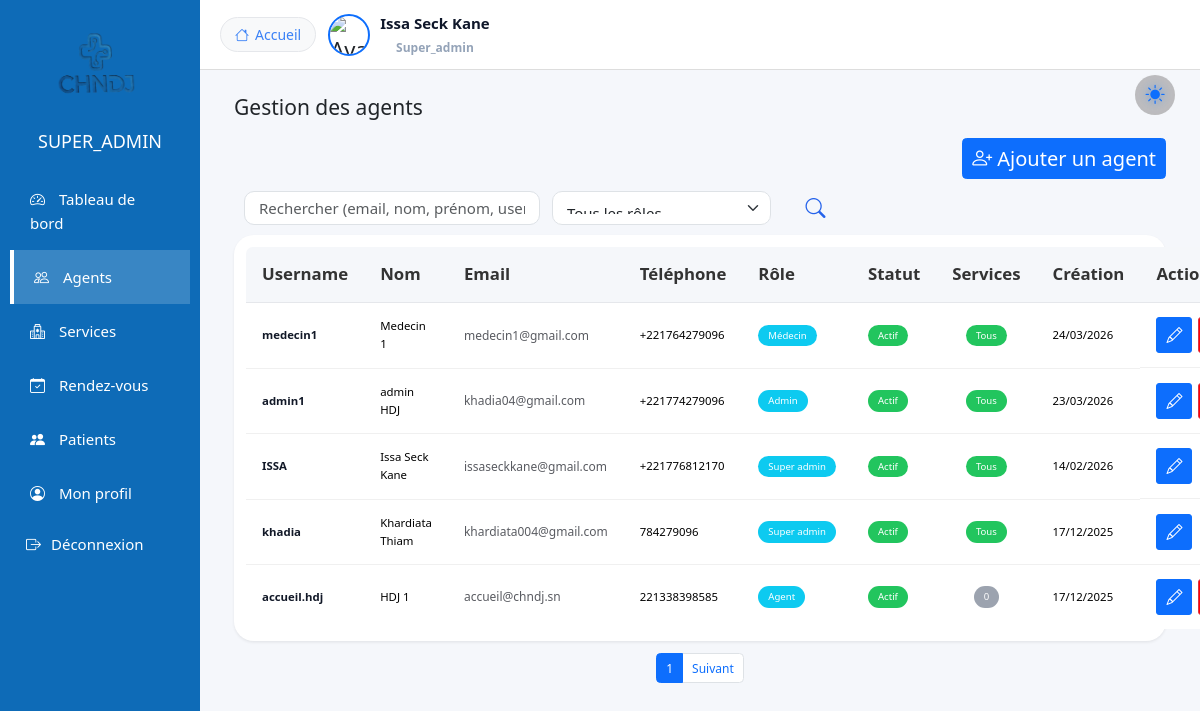
Screenshot of /views/admin.php?page=agents (signed in) with the database file from the repository.
### tables this page shows
CREATE TABLE `agent` (
  `id` int(11) NOT NULL,
  `username` varchar(30) NOT NULL,
  `photo` varchar(255) DEFAULT NULL,
  `email` varchar(150) DEFAULT NULL,
  `prenom_agent` varchar(50) NOT NULL,
  `nom_agent` varchar(30) NOT NULL,
  `telephone_agent` varchar(20) NOT NULL,
  `password` varchar(255) NOT NULL,
  `status` int(11) NOT NULL,
  `role` enum('super_admin','admin','agent','medecin') NOT NULL,
  `created_at` datetime DEFAULT current_timestamp(),
  `updated_at` datetime DEFAULT current_timestamp() ON UPDATE current_timestamp(),
  `failed_attempts` int(11) NOT NULL DEFAULT 0,
  `locked_until` datetime DEFAULT NULL,
  `must_change_password` tinyint(1) DEFAULT 1
);

### views/admin.php (called while the page is built, shortened)
<?php
require_once '../modele/database.php';
require 'admin_layout.php';

### Modele/databaseAgent.php (called while the page is built, shortened)
<?php
require_once __DIR__ . '/database.php';
require_once 'database.php';
function getAgentsPaginated($search, $role, $limit, $offset)
{
    $db = getConnection();
    $sql = "SELECT * FROM agent WHERE 1=1";
    $params = [];
    $sql .= " ORDER BY created_at DESC LIMIT :limit OFFSET :offset";
    $stmt = $db->prepare($sql);
    $stmt->bindValue(':limit', (int)$limit, PDO::PARAM_INT);
    $stmt->bindValue(':offset', (int)$offset, PDO::PARAM_INT);
    $stmt->execute();
    return $stmt->fetchAll();
}
function getAgentServices($username) {
    $stmt = prepare_executeSQL(
        "SELECT codeService FROM agent_service WHERE agent_username = :username",
        ['username' => $username]
    );
    return $stmt->fetchAll(PDO::FETCH_COLUMN);
}
?>

### Modele/database.php (called while the page is built, shortened)
<?php
function getConnection() {
    try {
        $db = new PDO(
            "mysql:host=127.0.0.1;port=3306;dbname=gestion_rendezvs;charset=utf8mb4",
            "root",
            "",
            [
                PDO::ATTR_ERRMODE => PDO::ERRMODE_EXCEPTION,
                PDO::ATTR_DEFAULT_FETCH_MODE => PDO::FETCH_ASSOC,
                PDO::ATTR_EMULATE_PREPARES => true
            ]
        );
        return $db;
    } catch (PDOException $e) {
        die("Erreur de connexion à la base de données : " . $e->getMessage());
    }
}
function prepare_executeSQL($sql, $parameters = []) {
    $db = getConnection();
    $stmt = $db->prepare($sql);
    $stmt->execute($parameters);
    return $stmt;
}
?>

### views/agents.php (the view, shortened to what this page needs)
<?php
require_once '../modele/databaseAgent.php';
require_once __DIR__ . '/../modele/database.php';
function formatRole($role) {
    return match($role) {
        'super_admin' => 'Super admin',
        'admin' => 'Admin',
        'medecin' => 'Médecin',
        'agent' => 'Agent',
        default => ucfirst($role)
    };
}
$limit   = 5;
$pageNum = isset($_GET['p']) && (int)$_GET['p'] > 0 ? (int)$_GET['p'] : 1;
$offset = ($pageNum - 1) * $limit;
$search = $_GET['search'] ?? '';
$role   = $_GET['role'] ?? '';
$agents = getAgentsPaginated($search, $role, $limit, $offset);
$agentServicesMap = [];
$agentServiceCount = [];
foreach ($agents as $a) {
    if ($a['role'] === 'agent') {
        $agentServicesMap[$a['username']] = getAgentServices($a['username']);
        $agentServiceCount[$a['username']] =
            count($agentServicesMap[$a['username']] ?? []);
    } else {
        $agentServiceCount[$a['username']] = 'ALL';
    }
}
?>
<div class="agents-page">
    <div class="container-fluid" >
        <h3 class="mb-4">Gestion des agents</h3>
    <div class="d-flex justify-content-end mb-3">
        <button class="btn btn-primary" data-bs-toggle="modal" data-bs-target="#addAgentModal">
            <i class="bi bi-person-plus"></i> Ajouter un agent
        </button>
    </div>
<form method="GET" action="admin.php" style="margin: 10px;">
    <div class="row g-3 align-items-center">
        <div class="col-md-4" >
            <input
                type="text"
                name="search"
                class="form-control"
                placeholder="Rechercher (email, nom, prénom, username, téléphone)"
                value="<?= htmlspecialchars($_GET['search'] ?? '') ?>"
            >
        </div>
        <div class="col-md-3" >
            <select name="role" class="form-select">
              <option value="">Tous les rôles</option>
            </select>
        </div>
        <div class="col-md-1 d-grid" style=" font-size: 1.5rem; "  >
            <button type="submit" class="btn" title="Rechercher"  style="color: #2563eb; background-color: none;">
                <i class="bi bi-search"></i>
            </button>
        </div>
    </div>
</form>
  <div class="card shadow-sm border-0 p-3">
    <table class="table agents-table">
      <thead class="table-light">
        <tr>
          <th>Username</th>
          <th>Nom</th>
          <th>Email</th>
          <th>Téléphone</th>
          <th>Rôle</th>
          <th>Statut</th>
          <th>Services</th>
          <th>Création</th>
          <th>Actions</th>
        </tr>
      </thead>
      <?php if (empty($agents)): ?>
        <tr>
          <td colspan="8" class="text-center text-muted">
            Aucun agent trouvé
          </td>
        </tr>
      <?php else: ?>
      <tbody>
        <?php foreach ($agents as $agent): ?>
        <tr>
          <td><?= htmlspecialchars($agent['username']) ?></td>
          <td><?= htmlspecialchars($agent['prenom_agent'].' '.$agent['nom_agent']) ?></td>
          <td><?= htmlspecialchars($agent['email']) ?></td>
          <td><?= htmlspecialchars($agent['telephone_agent']) ?></td>
          <td>
              <span class="badge bg-info"><?= formatRole($agent['role']) ?></span>
          </td>
          <td>
              <?= $agent['status']
                  ? '<span class="badge bg-success">Actif</span>'
                  : '<span class="badge bg-secondary">Désactivé</span>' ?>
          </td>
          <td class="text-center">
            <?php if (in_array($agent['role'], ['admin', 'super_admin', 'medecin'])): ?>
              <span class="badge bg-success" title="Accès à tous les services">
                Tous
              </span>
            <?php elseif ($agentServiceCount[$agent['username']] === 0): ?>
              <span class="badge bg-secondary" title="Aucun service attribué">
                0
              </span>
            <?php else: ?>
              <span class="badge bg-primary">
                <?= $agentServiceCount[$agent['username']] ?>
              </span>
            <?php endif; ?>
          </td>
          <td><?= date('d/m/Y', strtotime($agent['created_at'])) ?></td>
          <td class="actions-cell" >
            <div class="d-flex gap-2 ">
              <button class="btn btn-primary btn-sm "
                  data-bs-toggle="modal"
                  data-bs-target="#editAgentModal"
                  data-username="<?= $agent['username'] ?>"
                  data-email="<?= $agent['email'] ?>"
                  data-prenom="<?= $agent['prenom_agent'] ?>"
                  data-nom="<?= $agent['nom_agent'] ?>"
                  data-telephone="<?= $agent['telephone_agent'] ?>"
                  data-role="<?= $agent['role'] ?>"
                  title="Modifier l’agent/ l'admin">
                  <i class="bi bi-pencil"></i>
              </button>
            </div>
          </td>
        </tr>
        <?php endforeach; ?>
      </tbody>
      <?php endif; ?>
    </table>
  </div>
<nav class="mt-3">
  <ul class="pagination justify-content-center">
     <li class="page-item active">
        <span class="page-link"><?= $pageNum ?></span>
      </li>
      <li class="page-item">
        <a class="page-link" href="?page=agents&p=<?= $pageNum+1 ?>">Suivant</a>
      </li>
  </ul>
</nav>
</div>
</div>

### views/admin_layout.php (shortened to what this page needs)
<?php
require_once "../modele/database.php";
$page = isset($_GET['page']) ? $_GET['page'] : 'dashboard';
$db = getConnection();
$stmt = $db->prepare("
    SELECT prenom_agent, nom_agent, email, photo
    FROM agent
    WHERE id = ?
    LIMIT 1
");
$stmt->execute([$_SESSION['user_id']]);
$admin = $stmt->fetch(PDO::FETCH_ASSOC);
$path = '../assets/img/' . $admin['photo'];
$avatar = file_exists($path)
    ? $path . '?v=' . filemtime($path)
    : '../assets/img/avatar.jpg';
$stmt = $db->prepare("
    SELECT prenom_agent, nom_agent, email, telephone_agent, photo
    FROM agent
    WHERE id = ?
    LIMIT 1
");
$stmt->execute([$_SESSION['user_id']]);
$admin = $stmt->fetch(PDO::FETCH_ASSOC);
$prenom = $admin['prenom_agent'] ?? 'Admin';
$nom    = $admin['nom_agent'] ?? '';
?>
<!DOCTYPE html>
<html lang="fr">
<head>
    <link href="https://cdn.jsdelivr.net/npm/bootstrap@5.3.2/dist/css/bootstrap.min.css" rel="stylesheet">
    <link href="https://cdn.jsdelivr.net/npm/bootstrap-icons@1.11.1/font/bootstrap-icons.css" rel="stylesheet">
    <link
        rel="stylesheet"
        href="https://cdn.jsdelivr.net/npm/intl-tel-input@18.3.5/build/css/intlTelInput.css"
    />
    <link rel="stylesheet" href="/rendezvous/assets/css/admin.css">
</head>
<body class="<?= $page ?> dark">
    <main class="main-content">
<div class="dashboard-container">
    <aside class="sidebar">
        <div class="sidebar-header">
            <img src="../assets/img/logo.png" class="sidebar-logo">
            <h4><?= strtoupper($_SESSION['role']) ?></h4>
        </div>
        <ul class="sidebar-menu">
            <?php if ($_SESSION['role'] === 'super_admin'): ?>
                <li>
                    <a href="admin.php?page=dashboard">
                        <i class="bi bi-speedometer2"></i> Tableau de bord
                    </a>
                </li>
            <?php endif; ?>
            <?php if ($_SESSION['role'] === 'super_admin'): ?>
                <li>
                    <a href="admin.php?page=agents"
                    class="<?= ($page == 'agents' ? 'active' : '') ?>">
                        <i class="bi bi-people"></i> Agents
                    </a>
                </li>
            <?php endif; ?>
            <?php if (in_array($_SESSION['role'], ['super_admin','admin'])): ?>
                <li>
                    <a href="admin.php?page=services"
                    class="<?= ($page == 'services' ? 'active' : '') ?>">
                        <i class="bi bi-hospital"></i> Services
                    </a>
                </li>
            <?php endif; ?>
            <li>
                <a href="admin.php?page=rendezvous"
                class="<?= ($page == 'rendezvous' ? 'active' : '') ?>">
                    <i class="bi bi-calendar-check"></i> Rendez-vous
                </a>
            </li>
            <li>
                <a href="admin.php?page=patients"
                class="<?= ($page == 'patients' ? 'active' : '') ?>">
                    <i class="bi bi-people-fill"></i> Patients
                </a>
            </li>
            <li>
                <a href="admin.php?page=profile"
                class="<?= ($page == 'profile' ? 'active' : '') ?>">
                    <i class="bi bi-person-circle"></i> Mon profil
                </a>
            </li>
            <li class="sidebar-item logout-item">
                <form method="POST" action="logout.php">
                    <button type="submit" class="sidebar-link logout-link">
                        <i class="bi bi-box-arrow-right"></i>
                        <span>Déconnexion</span>
                    </button>
                </form>
            </li>
        </ul>
    </aside>
    <main class="main-content">
        <header class="topbar">
            <div class="theme-toggle-dashboard" onclick="toggleDashboardTheme()">
                <i id="dashboardThemeIcon" class="bi bi-sun-fill"></i>
            </div>
            <div class="d-flex align-items-center gap-3">
                <a href="admin.php?page=accueil" class="btn btn-light btn-sm">
                    <i class="bi bi-house"></i> Accueil
                </a>
                <div class="profile-trigger" id="profileMenuBtn">
                    <img
                        src="<?= $avatar ?>"
                        class="topbar-avatar profile-preview"
                        alt="Avatar"
                    >
                    <div class="topbar-user">
                        <span class="topbar-name">
                            <?= htmlspecialchars($prenom . ' ' . $nom) ?>
                        </span>
                        <small class="topbar-role"><?= ucfirst($_SESSION['role']) ?></small>
                    </div>
                </div>
            </div>
        </header>
        <section class="content-wrapper">
            <?php
                $file = $page . ".php";
                if (file_exists($file)) {
                    require $file;
                } else {
                    echo "<div class='alert alert-danger'>Page introuvable : $file</div>";
                }
            ?>
        </section>
    </main>
</div>
 </main>
</body>
</html>

### rows the page displays
agent: prenom_agent+nom_agent "Issa Seck Kane", username "ISSA", email "issaseckkane@gmail.com", telephone_agent "+221776812170", role "Super admin", status "Actif", shows "Tous", created_at "14/02/2026"
agent: username "medecin1", prenom_agent+nom_agent "Medecin 1", email "medecin1@gmail.com", telephone_agent "+221764279096", role "Médecin", status "Actif", shows "Tous", created_at "24/03/2026"
agent: username "admin1", prenom_agent+nom_agent "admin HDJ", email "khadia04@gmail.com", telephone_agent "+221774279096", role "Admin", status "Actif", shows "Tous", created_at "23/03/2026"
agent: username "khadia", prenom_agent+nom_agent "Khardiata Thiam", email "khardiata004@gmail.com", telephone_agent "784279096", role "Super admin", status "Actif", shows "Tous", created_at "17/12/2025"
agent: username "accueil.hdj", prenom_agent+nom_agent "HDJ 1", email "accueil@chndj.sn", telephone_agent "221338398585", role "Agent", status "Actif", shows "0", created_at "17/12/2025"

### other values shown
$_SESSION['role'] "SUPER_ADMIN"
$_SESSION['role'] "Super_admin"
$pageNum "1"
